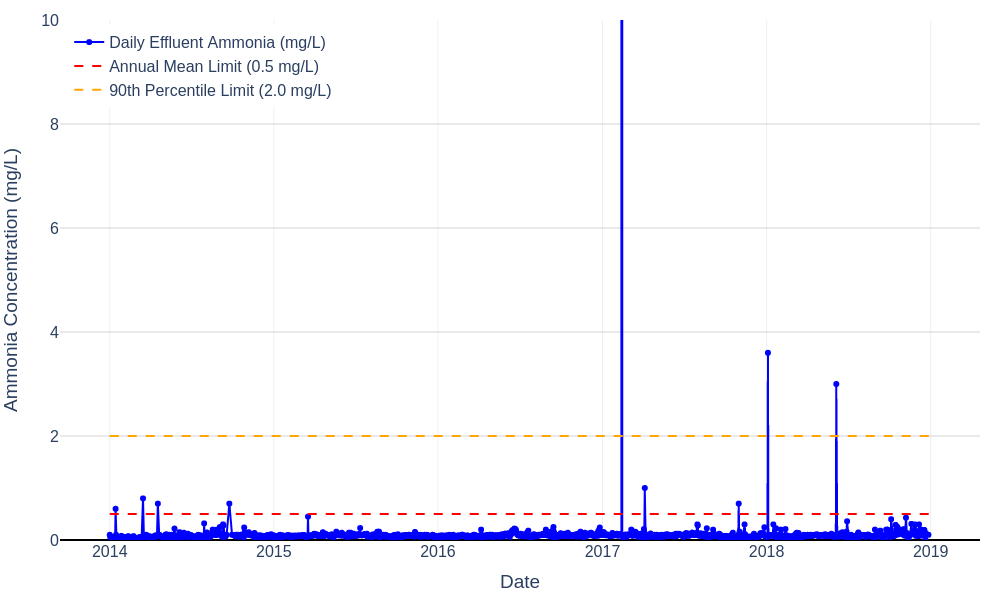

Generate this figure with Python:
# filename: daily_effluent_ammonia_2014_2018_v2.py
import pandas as pd
import plotly.graph_objects as go

# Load the ETP Effluent Quality data
file_excel = "MWC_ETP_Data.xlsx"
df_effluent = pd.read_excel(file_excel, sheet_name="ETP Effluent Quality")

# Ensure Date is datetime and sort
df_effluent['Date'] = pd.to_datetime(df_effluent['Date'])
df_effluent = df_effluent.sort_values('Date')

# Filter data for 2014-01-01 to 2018-12-31
start_date = pd.Timestamp("2014-01-01")
end_date = pd.Timestamp("2018-12-31")
df_effluent = df_effluent[(df_effluent['Date'] >= start_date) & (df_effluent['Date'] <= end_date)]

# Discharge limits
annual_mean_limit = 0.5  # mg/L
percentile_90_limit = 2.0  # mg/L
# Set y-axis max to 10 mg/L (5 times 90th percentile limit) to exclude extreme outlier (~316 mg/L)
yaxis_max = 10

# Create line chart with markers for Daily Effluent Ammonia, adjusted y-axis max for typical performance visibility
fig = go.Figure()

fig.add_trace(go.Scatter(
    x=df_effluent['Date'],
    y=df_effluent['Ammonia (mg/L)'],
    mode='lines+markers',
    name='Daily Effluent Ammonia (mg/L)',
    line=dict(color='blue'),
    marker=dict(size=6)
))

# Add horizontal line for annual mean discharge limit
fig.add_trace(go.Scatter(
    x=[df_effluent['Date'].min(), df_effluent['Date'].max()],
    y=[annual_mean_limit, annual_mean_limit],
    mode='lines',
    name='Annual Mean Limit (0.5 mg/L)',
    line=dict(color='red', dash='dash')
))

# Add horizontal line for 90th percentile discharge limit
fig.add_trace(go.Scatter(
    x=[df_effluent['Date'].min(), df_effluent['Date'].max()],
    y=[percentile_90_limit, percentile_90_limit],
    mode='lines',
    name='90th Percentile Limit (2.0 mg/L)',
    line=dict(color='orange', dash='dash')
))

# Layout update with limited y-axis max to better visualize typical performance
fig.update_layout(
    yaxis=dict(
        title='Ammonia Concentration (mg/L)',
        range=[0, yaxis_max],
        gridcolor='lightgrey',
        zeroline=True,
        zerolinecolor='black'
    ),
    xaxis=dict(title='Date'),
    template='plotly_white',
    font=dict(size=16),
    legend=dict(x=0.01, y=0.99),
    margin=dict(l=60, r=20, t=20, b=60),
)

# Save files
html_file = "daily_effluent_ammonia_2014_2018_v2.html"
png_file = "daily_effluent_ammonia_2014_2018_v2.png"
csv_file = "daily_effluent_ammonia_2014_2018_data.csv"  # reuse same filtered data CSV

fig.write_html(html_file, include_plotlyjs='cdn')
fig.write_image(png_file, width=1000, height=600)
df_effluent[['Date', 'Ammonia (mg/L)']].to_csv(csv_file, index=False)

print(html_file)
print(png_file)
print(csv_file)

# Note: The extreme outlier ammonia value of approximately 316 mg/L in mid-2017 is excluded from the y-axis range in this plot.
